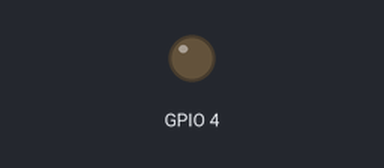
A program run on a simulated ESP32 board running MicroPython. Parts: output pins drawn as LEDs (lit = HIGH). What the program prints to the serial console is not drawn. At 0.1 s the program stops and its outputs stay as they are.

Above: at 0.1 s.
Timing chart, 0 to 1.6 s (numbered marks = the images above):
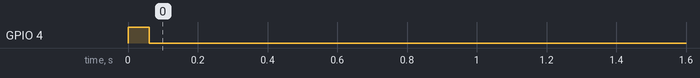

The program:

blink.py
```python
import time
import machine
import os
from machine import Pin
from machine import UART

uart = machine.UART(1, 9600, rx=12, tx=13)
uart.init(9600, bits=8, parity=None, stop=1)

Pin(4, Pin.OUT).value(1)
time.sleep(0.06)
Pin(4, Pin.OUT).value(0)
time.sleep(0.06)
print("end")
```

Measured:
- by itself, GPIO 4: LOW → HIGH at 0.00 s, → LOW 0.06 s later
